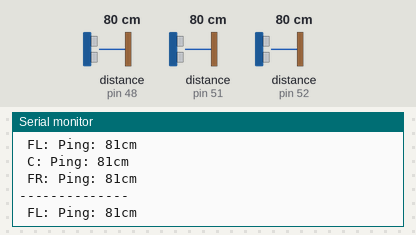
Bench run of a sketch on a simulated Arduino Mega 2560, built with avr-gcc and run on an emulated ATmega2560. On the bench: the last lines printed to the serial monitor. The test bench sets the inputs (shaded band); at power-on: distance to the obstacle (sensors on pin 48, pin 51, pin 52) 80 cm. The echo pulse lasts 58.3 µs per cm.

Above: at 1.2 s.
1.3 s: distance to the obstacle (sensor on pin 48) set to 2 cm
At 1.45 s:
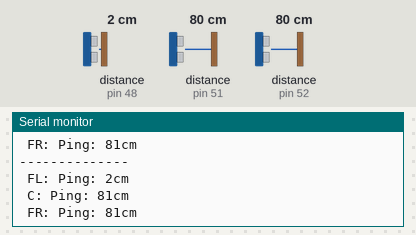
4.3 s: distance to the obstacle (sensor on pin 51) set to 120 cm
At 4.32 s:
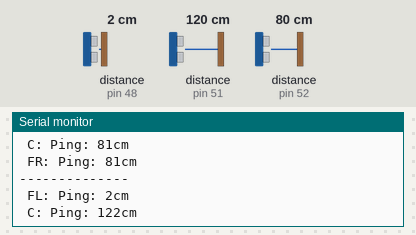
7.3 s: distance to the obstacle (sensor on pin 52) set to 35 cm
At 7.34 s:
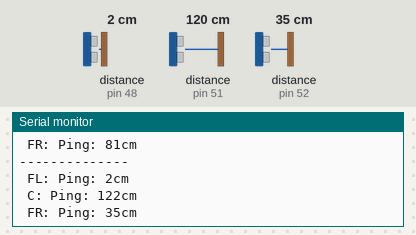
10.3 s: distance to the obstacle (sensor on pin 48) set to 120 cm
At 10.37 s:
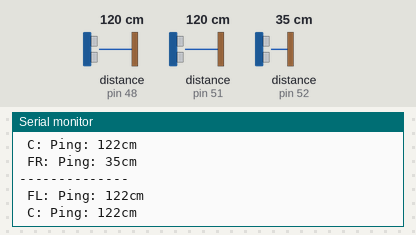
13.3 s: distance to the obstacle (sensor on pin 52) set to 4 cm
At 13.3 s:
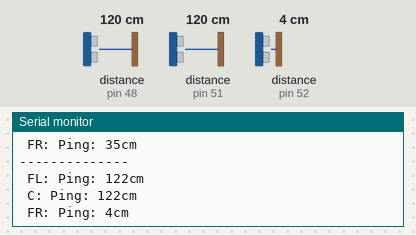
16.3 s: distance to the obstacle (sensor on pin 51) set to 9 cm
At 16.42 s:
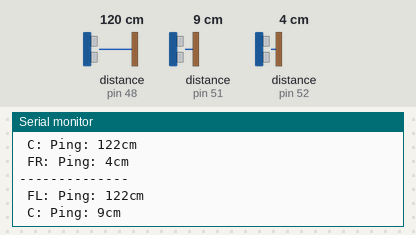
Timing chart, 0 to 19.3 s (numbered marks = the images above; inputs shaded):
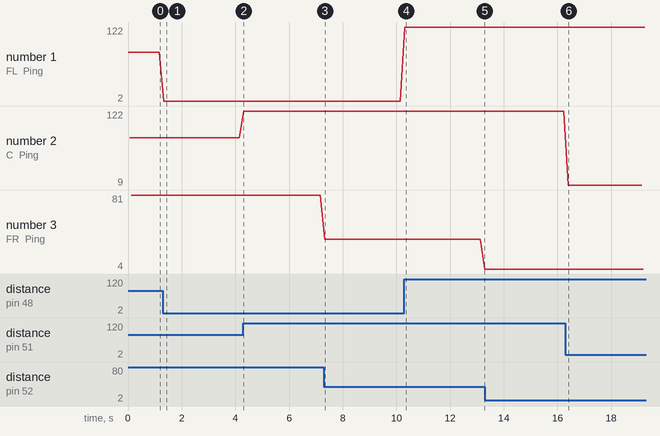

Measured:
- after the input at 1.3 s, the serial monitor: prints a new line at once (image 1)
- after the input at 4.3 s, the serial monitor: prints a new line at once (image 2)
- after the input at 7.3 s, the serial monitor: prints a new line at once (image 3)
- after the input at 10.3 s, the serial monitor: prints a new line at once (image 4)
- after the input at 16.3 s, the serial monitor: prints a new line after 0.11 s (image 6)
- plotted number 1: 81 → 2 after the input at 1.3 s
- plotted number 2: 81 → 122 after the input at 4.3 s, 122 → 9 after the input at 16.3 s
- plotted number 3: 81 → 35 after the input at 7.3 s, 35 → 4 after the input at 10.3 s

The sketch:

DiagnoseSonar.ino
```cpp
/*
 * Diagnose and test the ping sonars on my little robot.
 */

#include <NewPing.h>

#define TRIGGER_PIN_FL  49  // Arduino pin tied to trigger pin on the ultrasonic sensor.
#define ECHO_PIN_FL     48  // Arduino pin tied to echo pin on the ultrasonic sensor.

#define TRIGGER_PIN_C  50  // Arduino pin tied to trigger pin on the ultrasonic sensor.
#define ECHO_PIN_C     51  // Arduino pin tied to echo pin on the ultrasonic sensor.

#define TRIGGER_PIN_FR  53  // Arduino pin tied to trigger pin on the ultrasonic sensor.
#define ECHO_PIN_FR     52  // Arduino pin tied to echo pin on the ultrasonic sensor.
#define MAX_DISTANCE 200 // Maximum distance we want to ping for (in centimeters). Maximum sensor distance is rated at 400-500cm.

NewPing sonar_fl(TRIGGER_PIN_FL, ECHO_PIN_FL, MAX_DISTANCE); // NewPing setup of pins and maximum distance.
NewPing sonar_c(TRIGGER_PIN_C, ECHO_PIN_C, MAX_DISTANCE); // NewPing setup of pins and maximum distance.
NewPing sonar_fr(TRIGGER_PIN_FR, ECHO_PIN_FR, MAX_DISTANCE); // NewPing setup of pins and maximum distance.


void setup() {
  // put your setup code here, to run once:
  Serial.begin(115200); // Open serial monitor at 115200 baud to see ping results.
}

void sense(NewPing *sonar)
{
  delay(50);                     // Wait 50ms between pings (about 20 pings/sec). 29ms should be the shortest delay between pings.
  Serial.print("Ping: ");
  Serial.print(sonar->ping_cm()); // Send ping, get distance in cm and print result (0 = outside set distance range)
  Serial.println("cm");
}

void loop() {
  // put your main code here, to run repeatedly:
  Serial.println("--------------");

  Serial.print(" FL: ");
  sense(&sonar_fl);

  Serial.print(" C: ");
  sense(&sonar_c);

  Serial.print(" FR: ");
  sense(&sonar_fr);

}
```
